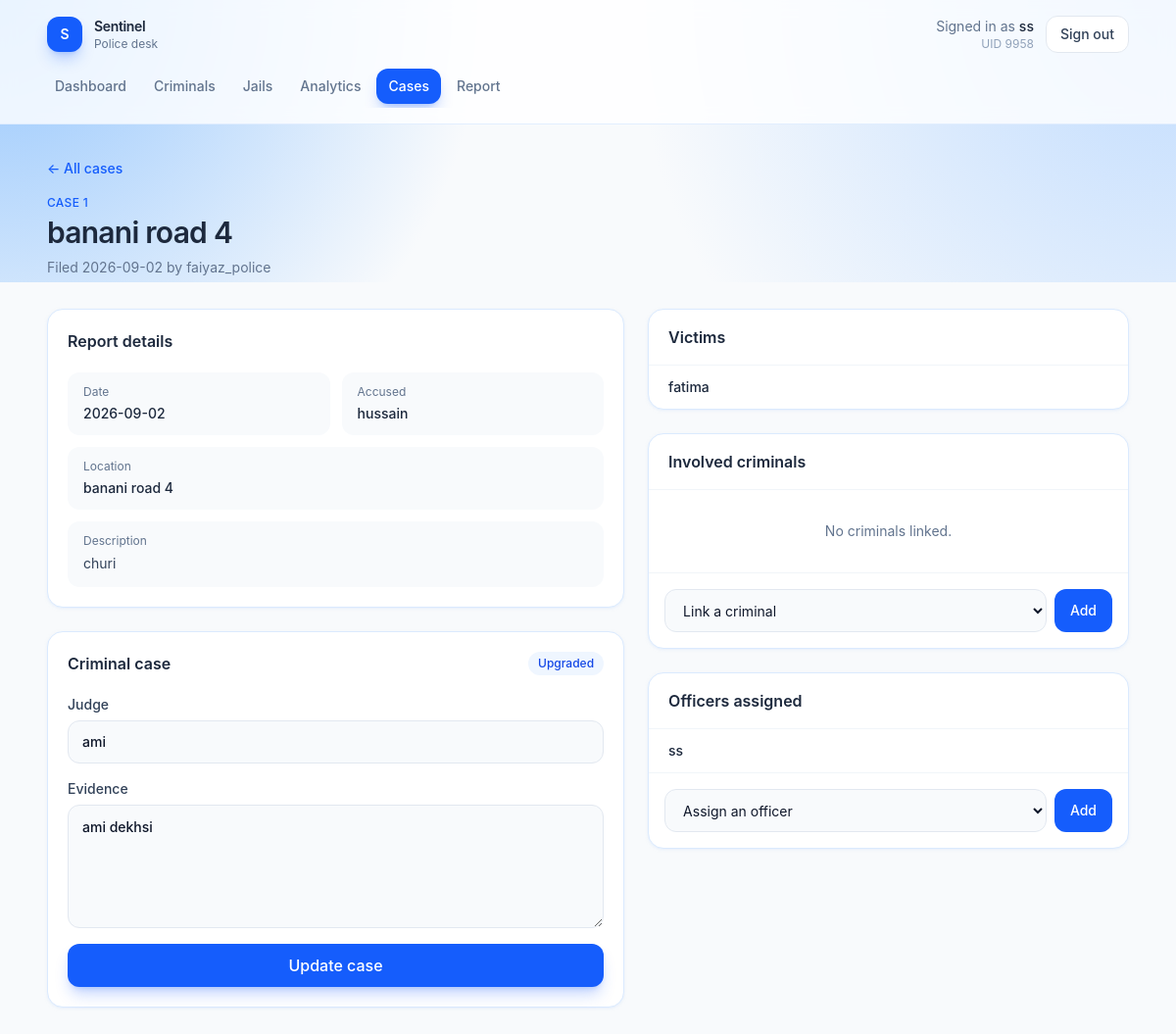
The page /incidents/1 (signed in) on the database its author committed.
### tables this page shows
CREATE TABLE USER (
    UID INTEGER PRIMARY KEY,
    phone TEXT,
    age INTEGER,
    gender TEXT,
    role TEXT,
    name TEXT NOT NULL,
    password TEXT NOT NULL
);

### app.py (the view, shortened to what this page needs)
@app.route("/incidents/<int:irid>", methods=["GET", "POST"])
def incident_detail(irid):
    if not check_login():
        return redirect("/login")
    db = get_db()
    if request.method == "GET":
        incident = db.execute("select i.IRID, i.Description, i.Date, i.incident_location as location, i.AccusedName, u.Name as reporter_name, c.Judge, c.Evidence from 'Incident Reports' i join User u on i.ReportedUID = u.UID left join 'Criminal cases' c on i.IRID = c.IRID where i.IRID = ?", (irid,)).fetchone()
        victims = db.execute("select u.Name from Targeted t join User u on t.UID = u.UID where t.IRID = ?", (irid,)).fetchall()
        officers = db.execute("select u.Name from Works_on w join User u on w.UID = u.UID where w.IRID = ?", (irid,)).fetchall()
        cases = db.execute("select c.Judge, c.Evidence from 'Criminal cases' c where c.IRID = ?", (irid,)).fetchone()
        involved_criminals = db.execute("select c.CID, c.Name from 'Criminal Involvement' ci join Criminal c on ci.CID = c.CID where ci.IRID = ?", (irid,)).fetchall()
        if session.get("role") == "police":
            all_officers = db.execute("select p.UID, u.Name from Police p join User u on p.UID = u.UID where p.UID not in (select w.UID from Works_on w where w.IRID = ?)", (irid,)).fetchall()
            all_criminal = db.execute("select * from Criminal").fetchall()
            return render_template("incident_detail.html", incident=incident, victims=victims, officers=officers, all_officers=all_officers, cases=cases, involved_criminals=involved_criminals, all_criminal=all_criminal)
        else:
            return render_template("incident_detail.html", incident=incident, victims=victims, officers=officers, cases=cases, involved_criminals=involved_criminals)

### app.py (called while the page is built)
def get_db():
    if "db" not in g:
        g.db = sqlite3.connect(app.config["DATABASE"])
        g.db.row_factory = sqlite3.Row
    return g.db

def check_login():
    if session.get("loggedin_UID") is None:
        return False
    return True

@app.context_processor
def inject_current_user():
    uid = session.get("loggedin_UID")
    if not uid:
        return {"user_name": "Guest"}
    name = session.get("name")
    if not name:
        db = get_db()
        row = db.execute("SELECT name FROM USER WHERE UID = ?", (uid,)).fetchone()
        name = row["name"] if row else "Guest"
        session["name"] = name
    return {"user_name": name}

@app.after_request
def disable_cache(response):
    response.headers["Cache-Control"] = "no-store, no-cache, must-revalidate, max-age=0"
    response.headers["Pragma"] = "no-cache"
    response.headers["Expires"] = "0"
    return response

### templates/incident_detail.html (shortened to what this page needs)
{% extends "app.html" %}
{% set is_police = session.get("role") == "police" %}
{% set incident = incident if incident is defined else {
    "IRID": 12, "Date": "2026-08-14", "Description": "Phone snatched near the south gate of the market.",
    "location": "Gulshan-2", "AccusedName": "Karim Uddin", "reporter_name": "fatima",
    "Judge": none, "Evidence": none
} %}
{% set case = case if case is defined else (cases if cases is defined else incident) %}
{% set victims = victims if victims is defined else [{"UID": 2, "name": "fatima"}] %}
{% set officers = officers if officers is defined else [{"UID": 1, "name": "rahman", "badge_no": "BD-1042"}] %}
{% set all_officers = all_officers if all_officers is defined else [{"UID": 1, "name": "rahman"}, {"UID": 3, "name": "ayesha"}] %}
{% set involved_criminals = involved_criminals if involved_criminals is defined else [] %}
{% set all_criminal = all_criminal if all_criminal is defined else [] %}
{% set judge = case.Judge if case is defined and case else incident.Judge %}
{% set evidence = case.Evidence if case is defined and case else incident.Evidence %}
{% set upgraded = judge or evidence %}
{% block page %}
<div class="mb-8">
    {% if is_police %}
    <a href="{{ url_for('incidents') }}" class="text-sm font-medium text-blue-600 hover:text-blue-700">← All cases</a>
    {% else %}
    <a href="{{ url_for('dashboard') }}" class="text-sm font-medium text-blue-600 hover:text-blue-700">← Your reports</a>
    {% endif %}
    <p class="mt-4 text-xs font-medium uppercase tracking-wide text-blue-600">{% if is_police %}Case{% else %}Report{% endif %} {{ incident.IRID }}</p>
    <h1 class="mt-1 text-3xl font-semibold tracking-tight text-slate-800">{{ incident.location or "Incident" }}</h1>
    <p class="mt-2 text-sm text-slate-500">Filed {{ incident.Date or "—" }} by {{ incident.reporter_name or "unknown" }}</p>
</div>
<div class="grid gap-6 lg:grid-cols-[minmax(0,1.2fr)_minmax(0,1fr)]">
    <div class="flex flex-col gap-6">
        <article class="rounded-2xl border border-blue-100 bg-white p-5 shadow-sm shadow-blue-100/50">
            <h2 class="font-semibold text-slate-800">Report details</h2>
            <dl class="mt-5 grid gap-3 text-sm sm:grid-cols-2">
                <div class="rounded-xl bg-slate-50 px-4 py-3">
                    <dt class="text-xs text-slate-500">Date</dt>
                    <dd class="mt-1 font-medium text-slate-800">{{ incident.Date or "—" }}</dd>
                </div>
                <div class="rounded-xl bg-slate-50 px-4 py-3">
                    <dt class="text-xs text-slate-500">Accused</dt>
                    <dd class="mt-1 font-medium text-slate-800">{{ incident.AccusedName or "—" }}</dd>
                </div>
                <div class="rounded-xl bg-slate-50 px-4 py-3 sm:col-span-2">
                    <dt class="text-xs text-slate-500">Location</dt>
                    <dd class="mt-1 font-medium text-slate-800">{{ incident.location or "—" }}</dd>
                </div>
                <div class="rounded-xl bg-slate-50 px-4 py-3 sm:col-span-2">
                    <dt class="text-xs text-slate-500">Description</dt>
                    <dd class="mt-1 leading-relaxed text-slate-700">{{ incident.Description or "—" }}</dd>
                </div>
            </dl>
        </article>
        {% if is_police %}
        <article class="rounded-2xl border border-blue-100 bg-white p-5 shadow-sm shadow-blue-100/50">
            <div class="flex items-center justify-between gap-3">
                <h2 class="font-semibold text-slate-800">Criminal case</h2>
                {% if upgraded %}
                <span class="rounded-full bg-blue-50 px-2.5 py-1 text-xs font-medium text-blue-700">Upgraded</span>
                {% else %}
                <span class="rounded-full bg-slate-100 px-2.5 py-1 text-xs font-medium text-slate-500">Report only</span>
                {% endif %}
            </div>
            <form action="{{ url_for('incident_detail', irid=incident.IRID) }}" method="post" class="mt-5 flex flex-col gap-4">
                <label class="flex flex-col gap-1.5 text-sm font-medium text-slate-700">
                    Judge
                    <input type="text" name="judge" value="{{ judge or '' }}" class="h-11 rounded-xl border border-slate-200 bg-slate-50 px-3.5 outline-none focus:border-blue-500 focus:bg-white focus:ring-4 focus:ring-blue-100">
                </label>
                <label class="flex flex-col gap-1.5 text-sm font-medium text-slate-700">
                    Evidence
                    <textarea name="evidence" rows="5" class="rounded-xl border border-slate-200 bg-slate-50 px-3.5 py-3 outline-none focus:border-blue-500 focus:bg-white focus:ring-4 focus:ring-blue-100">{{ evidence or "" }}</textarea>
                </label>
                <button type="submit" class="h-11 rounded-xl bg-blue-600 font-medium text-white shadow-lg shadow-blue-600/25 transition hover:bg-blue-700">{{ "Update case" if upgraded else "Promote to criminal case" }}</button>
            </form>
        </article>
        {% endif %}
    </div>
    <div class="flex flex-col gap-6">
        <article class="overflow-hidden rounded-2xl border border-blue-100 bg-white shadow-sm shadow-blue-100/50">
            <div class="border-b border-slate-100 px-5 py-4">
                <h2 class="font-semibold text-slate-800">Victims</h2>
            </div>
            {% if victims %}
            <ul class="divide-y divide-slate-100 text-sm">
                {% for victim in victims %}
                <li class="px-5 py-3 font-medium text-slate-800">{{ victim.name or victim.Name }}</li>
                {% endfor %}
            </ul>
            {% else %}
            <p class="px-5 py-8 text-center text-sm text-slate-500">No victims linked.</p>
            {% endif %}
        </article>
        <article class="overflow-hidden rounded-2xl border border-blue-100 bg-white shadow-sm shadow-blue-100/50">
            <div class="border-b border-slate-100 px-5 py-4">
                <h2 class="font-semibold text-slate-800">Involved criminals</h2>
            </div>
            {% if involved_criminals %}
            <ul class="divide-y divide-slate-100 text-sm">
                {% for person in involved_criminals %}
                <li class="flex items-center justify-between px-5 py-3">
                    <a href="{{ url_for('criminal_detail', cid=person.CID) }}" class="font-medium text-blue-600 hover:text-blue-700">{{ person.Name }}</a>
                </li>
                {% endfor %}
            </ul>
            {% else %}
            <p class="px-5 py-8 text-center text-sm text-slate-500">No criminals linked.</p>
            {% endif %}
            {% if is_police %}
            <form action="{{ url_for('incident_detail', irid=incident.IRID) }}" method="post" class="flex gap-2 border-t border-slate-100 p-4">
                <select name="criminal" class="h-11 flex-1 rounded-xl border border-slate-200 bg-slate-50 px-3.5 text-sm outline-none focus:border-blue-500 focus:bg-white focus:ring-4 focus:ring-blue-100">
                    <option value="">Link a criminal</option>
                </select>
                <button type="submit" class="h-11 rounded-xl bg-blue-600 px-4 text-sm font-medium text-white hover:bg-blue-700">Add</button>
            </form>
            {% endif %}
        </article>
        <article class="overflow-hidden rounded-2xl border border-blue-100 bg-white shadow-sm shadow-blue-100/50">
            <div class="border-b border-slate-100 px-5 py-4">
                <h2 class="font-semibold text-slate-800">Officers assigned</h2>
            </div>
            {% if officers %}
            <ul class="divide-y divide-slate-100 text-sm">
                {% for officer in officers %}
                <li class="flex items-center justify-between px-5 py-3">
                    <span class="font-medium text-slate-800">{{ officer.name or officer.Name }}</span>
                </li>
                {% endfor %}
            </ul>
            {% else %}
            <p class="px-5 py-8 text-center text-sm text-slate-500">No officers assigned yet.</p>
            {% endif %}
            {% if is_police %}
            <form action="{{ url_for('incident_detail', irid=incident.IRID) }}" method="post" class="flex gap-2 border-t border-slate-100 p-4">
                <select name="officer" class="h-11 flex-1 rounded-xl border border-slate-200 bg-slate-50 px-3.5 text-sm outline-none focus:border-blue-500 focus:bg-white focus:ring-4 focus:ring-blue-100">
                    <option value="">Assign an officer</option>
                </select>
                <button type="submit" class="h-11 rounded-xl bg-blue-600 px-4 text-sm font-medium text-white hover:bg-blue-700">Add</button>
            </form>
            {% endif %}
        </article>
    </div>
</div>
{% endblock %}

### rows shown on the page
USER: name "faiyaz_police"
USER: name "fatima"
USER: name "ss"

### other values the page prints
{{ "Police desk" if role == "police" else "Public portal" }} "Police desk"
{{ user_name }} "ss"
{{ session.get("loggedin_UID") }} "9958"
{{ label }} "Dashboard Criminals Jails Analytics Cases Report"
{{ incident.IRID }} "1"
{{ incident.location or "Incident" }} "banani road 4"
{{ incident.Date or "—" }} "2026-09-02"
{{ incident.AccusedName or "—" }} "hussain"
{{ incident.location or "—" }} "banani road 4"
{{ incident.Description or "—" }} "churi"
{{ "Update case" if upgraded else "Promote to criminal case" }} "Update case"
